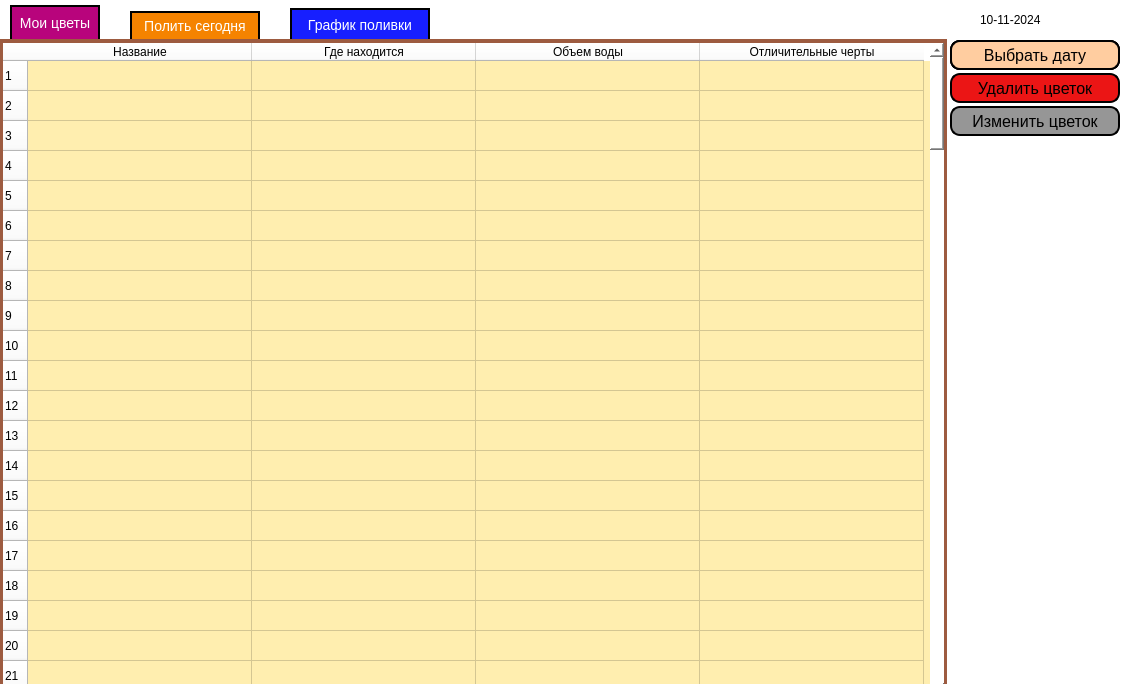
<?xml version="1.0" encoding="UTF-8"?>
<ui version="4.0">
 <class>Form</class>
 <widget class="QWidget" name="Form">
  <property name="geometry">
   <rect>
    <x>0</x>
    <y>0</y>
    <width>1122</width>
    <height>684</height>
   </rect>
  </property>
  <property name="minimumSize">
   <size>
    <width>1122</width>
    <height>684</height>
   </size>
  </property>
  <property name="maximumSize">
   <size>
    <width>1122</width>
    <height>684</height>
   </size>
  </property>
  <property name="cursor">
   <cursorShape>ArrowCursor</cursorShape>
  </property>
  <property name="windowTitle">
   <string>Form</string>
  </property>
  <property name="toolTipDuration">
   <number>-1</number>
  </property>
  <property name="styleSheet">
   <string notr="true">QWidget {
	background-color: rgb(255, 255, 255);
	color: black;
}
</string>
  </property>
  <widget class="QTableWidget" name="table_flower">
   <property name="geometry">
    <rect>
     <x>0</x>
     <y>39</y>
     <width>947</width>
     <height>660</height>
    </rect>
   </property>
   <property name="mouseTracking">
    <bool>false</bool>
   </property>
   <property name="styleSheet">
    <string notr="true">QTableWidget {
	border: 3px solid rgb(157, 91, 64);
    font-size:  12px;
	background-color: rgb(255, 238, 175);
}
</string>
   </property>
   <property name="textElideMode">
    <enum>Qt::ElideRight</enum>
   </property>
   <property name="rowCount">
    <number>200</number>
   </property>
   <attribute name="horizontalHeaderVisible">
    <bool>true</bool>
   </attribute>
   <attribute name="horizontalHeaderCascadingSectionResizes">
    <bool>false</bool>
   </attribute>
   <attribute name="horizontalHeaderDefaultSectionSize">
    <number>186</number>
   </attribute>
   <attribute name="verticalHeaderVisible">
    <bool>true</bool>
   </attribute>
   <row>
    <property name="text">
     <string>1</string>
    </property>
   </row>
   <row>
    <property name="text">
     <string>2</string>
    </property>
   </row>
   <row>
    <property name="text">
     <string>3</string>
    </property>
   </row>
   <row>
    <property name="text">
     <string>4</string>
    </property>
   </row>
   <row/>
   <row/>
   <row/>
   <row/>
   <row/>
   <row/>
   <row/>
   <row/>
   <row/>
   <row/>
   <row/>
   <row/>
   <row/>
   <row/>
   <row/>
   <row/>
   <row/>
   <row/>
   <row/>
   <row/>
   <row/>
   <row/>
   <row/>
   <row/>
   <row/>
   <row/>
   <row/>
   <row/>
   <row/>
   <row/>
   <row/>
   <row/>
   <row/>
   <row/>
   <row/>
   <row/>
   <row/>
   <row/>
   <row/>
   <row/>
   <row/>
   <row/>
   <row/>
   <row/>
   <row/>
   <row/>
   <row/>
   <row/>
   <row/>
   <row/>
   <row/>
   <row/>
   <row/>
   <row/>
   <row/>
   <row/>
   <row/>
   <row/>
   <row/>
   <row/>
   <row/>
   <row/>
   <row/>
   <row/>
   <row/>
   <row/>
   <row/>
   <row/>
   <row/>
   <row/>
   <row/>
   <row/>
   <row/>
   <row/>
   <row/>
   <row/>
   <row/>
   <row/>
   <row/>
   <row/>
   <row/>
   <row/>
   <row/>
   <row/>
   <row/>
   <row/>
   <row/>
   <row/>
   <row/>
   <row/>
   <row/>
   <row/>
   <row/>
   <row/>
   <row/>
   <row/>
   <row/>
   <row/>
   <row/>
   <row/>
   <row/>
   <row/>
   <row/>
   <row/>
   <row/>
   <row/>
   <row/>
   <row/>
   <row/>
   <row/>
   <row/>
   <row/>
   <row/>
   <row/>
   <row/>
   <row/>
   <row/>
   <row/>
   <row/>
   <row/>
   <row/>
   <row/>
   <row/>
   <row/>
   <row/>
   <row/>
   <row/>
   <row/>
   <row/>
   <row/>
   <row/>
   <row/>
   <row/>
   <row/>
   <row/>
   <row/>
   <row/>
   <row/>
   <row/>
   <row/>
   <row/>
   <row/>
   <row/>
   <row/>
   <row/>
   <row/>
   <row/>
   <row/>
   <row/>
   <row/>
   <row/>
   <row/>
   <row/>
   <row/>
   <row/>
   <row/>
   <row/>
   <row/>
   <row/>
   <row/>
   <row/>
   <row/>
   <row/>
   <row/>
   <row/>
   <row/>
   <row/>
   <row/>
   <row/>
   <row/>
   <row/>
   <row/>
   <row/>
   <row/>
   <row/>
   <row/>
   <row/>
   <row/>
   <row/>
   <row/>
   <row/>
   <row/>
   <row/>
   <row/>
   <row/>
   <row/>
   <row/>
   <row/>
   <row/>
   <row/>
   <row/>
   <row/>
   <row/>
   <row/>
   <row/>
   <row/>
   <column>
    <property name="text">
     <string>Название</string>
    </property>
   </column>
   <column>
    <property name="text">
     <string>График поливки</string>
    </property>
   </column>
   <column>
    <property name="text">
     <string>Где находится</string>
    </property>
   </column>
   <column>
    <property name="text">
     <string>Объем воды</string>
    </property>
   </column>
   <column>
    <property name="text">
     <string>Отличительные черты</string>
    </property>
   </column>
  </widget>
  <widget class="QPushButton" name="addfl">
   <property name="geometry">
    <rect>
     <x>950</x>
     <y>40</y>
     <width>170</width>
     <height>30</height>
    </rect>
   </property>
   <property name="cursor">
    <cursorShape>PointingHandCursor</cursorShape>
   </property>
   <property name="toolTip">
    <string>&lt;html&gt;&lt;head/&gt;&lt;body&gt;&lt;pre style=&quot;-qt-paragraph-type:empty; margin-top:0px; margin-bottom:12px; margin-left:0px; margin-right:0px; -qt-block-indent:0; text-indent:0px; font-family:'Courier New';&quot;&gt;&lt;br/&gt;&lt;/pre&gt;&lt;/body&gt;&lt;/html&gt;</string>
   </property>
   <property name="styleSheet">
    <string notr="true">QPushButton {
    border-radius:  10px;
	border: 2px solid black;
    background-color:  rgb(101, 219, 105);
    font-size:  16px;
}

QPushButton:pressed {
    background-color:  rgb(20, 122, 23);
}
</string>
   </property>
   <property name="text">
    <string>Добавить цеток</string>
   </property>
  </widget>
  <widget class="QPushButton" name="pipfl">
   <property name="geometry">
    <rect>
     <x>950</x>
     <y>73</y>
     <width>170</width>
     <height>30</height>
    </rect>
   </property>
   <property name="cursor">
    <cursorShape>PointingHandCursor</cursorShape>
   </property>
   <property name="toolTip">
    <string>&lt;html&gt;&lt;head/&gt;&lt;body&gt;&lt;pre style=&quot;-qt-paragraph-type:empty; margin-top:0px; margin-bottom:12px; margin-left:0px; margin-right:0px; -qt-block-indent:0; text-indent:0px; font-family:'Courier New';&quot;&gt;&lt;br/&gt;&lt;/pre&gt;&lt;/body&gt;&lt;/html&gt;</string>
   </property>
   <property name="styleSheet">
    <string notr="true">QPushButton {
    border-radius:  10px;
	border: 2px solid black;
    background-color:  rgb(235, 21, 21);
    font-size:  16px;
}

QPushButton:pressed {
    background-color:  rgb(153, 15, 15);
}</string>
   </property>
   <property name="text">
    <string>Удалить цветок</string>
   </property>
  </widget>
  <widget class="QPushButton" name="septfl">
   <property name="geometry">
    <rect>
     <x>950</x>
     <y>106</y>
     <width>170</width>
     <height>30</height>
    </rect>
   </property>
   <property name="cursor">
    <cursorShape>PointingHandCursor</cursorShape>
   </property>
   <property name="toolTip">
    <string>&lt;html&gt;&lt;head/&gt;&lt;body&gt;&lt;pre style=&quot;-qt-paragraph-type:empty; margin-top:0px; margin-bottom:12px; margin-left:0px; margin-right:0px; -qt-block-indent:0; text-indent:0px; font-family:'Courier New';&quot;&gt;&lt;br/&gt;&lt;/pre&gt;&lt;/body&gt;&lt;/html&gt;</string>
   </property>
   <property name="styleSheet">
    <string notr="true">QPushButton {
    border-radius:  10px;
	border: 2px solid black;
    background-color:  rgb(150, 150, 150);
    font-size:  16px;
}

QPushButton:pressed {
    background-color:  rgb(66, 66, 66);
}</string>
   </property>
   <property name="text">
    <string>Изменить цветок</string>
   </property>
  </widget>
  <widget class="QPushButton" name="moifl">
   <property name="geometry">
    <rect>
     <x>10</x>
     <y>5</y>
     <width>90</width>
     <height>36</height>
    </rect>
   </property>
   <property name="focusPolicy">
    <enum>Qt::NoFocus</enum>
   </property>
   <property name="styleSheet">
    <string notr="true">QPushButton {
    border-radius:  0px;
	color: white;
	border: 2px solid black;
    background-color:  rgb(184, 4, 124);
    font-size:  14px;
}</string>
   </property>
   <property name="text">
    <string>Мои цветы</string>
   </property>
  </widget>
  <widget class="QPushButton" name="segodnia">
   <property name="geometry">
    <rect>
     <x>130</x>
     <y>11</y>
     <width>130</width>
     <height>30</height>
    </rect>
   </property>
   <property name="focusPolicy">
    <enum>Qt::NoFocus</enum>
   </property>
   <property name="styleSheet">
    <string notr="true">QPushButton {
    border-radius:  0px;
	color: white;
	border: 2px solid black;
    background-color:  rgb(245, 131, 0);
    font-size:  14px;
	set current index: -1000;
}</string>
   </property>
   <property name="text">
    <string>Полить сегодня</string>
   </property>
  </widget>
  <widget class="QPushButton" name="grpolivki">
   <property name="geometry">
    <rect>
     <x>290</x>
     <y>8</y>
     <width>140</width>
     <height>33</height>
    </rect>
   </property>
   <property name="focusPolicy">
    <enum>Qt::NoFocus</enum>
   </property>
   <property name="styleSheet">
    <string notr="true">QPushButton {
    border-radius:  0px;
	color: white;
	border: 2px solid black;
    background-color:  rgb(23, 31, 255);
    font-size:  14px;
}
QPushButton:hover {
	top: 0px;
	height: 41px;
	transition: 0.5s;
}</string>
   </property>
   <property name="text">
    <string>График поливки</string>
   </property>
  </widget>
  <widget class="QTableWidget" name="table_flower2">
   <property name="geometry">
    <rect>
     <x>0</x>
     <y>39</y>
     <width>947</width>
     <height>660</height>
    </rect>
   </property>
   <property name="mouseTracking">
    <bool>false</bool>
   </property>
   <property name="styleSheet">
    <string notr="true">QTableWidget {
	border: 3px solid rgb(157, 91, 64);
    font-size:  12px;
	background-color: rgb(255, 238, 175);
}
</string>
   </property>
   <property name="textElideMode">
    <enum>Qt::ElideRight</enum>
   </property>
   <property name="rowCount">
    <number>140</number>
   </property>
   <attribute name="horizontalHeaderVisible">
    <bool>true</bool>
   </attribute>
   <attribute name="horizontalHeaderCascadingSectionResizes">
    <bool>false</bool>
   </attribute>
   <attribute name="horizontalHeaderDefaultSectionSize">
    <number>224</number>
   </attribute>
   <attribute name="verticalHeaderVisible">
    <bool>true</bool>
   </attribute>
   <row>
    <property name="text">
     <string>1</string>
    </property>
   </row>
   <row>
    <property name="text">
     <string>2</string>
    </property>
   </row>
   <row>
    <property name="text">
     <string>3</string>
    </property>
   </row>
   <row>
    <property name="text">
     <string>4</string>
    </property>
   </row>
   <row/>
   <row/>
   <row/>
   <row/>
   <row/>
   <row/>
   <row/>
   <row/>
   <row/>
   <row/>
   <row/>
   <row/>
   <row/>
   <row/>
   <row/>
   <row/>
   <row/>
   <row/>
   <row/>
   <row/>
   <row/>
   <row/>
   <row/>
   <row/>
   <row/>
   <row/>
   <row/>
   <row/>
   <row/>
   <row/>
   <row/>
   <row/>
   <row/>
   <row/>
   <row/>
   <row/>
   <row/>
   <row/>
   <row/>
   <row/>
   <row/>
   <row/>
   <row/>
   <row/>
   <row/>
   <row/>
   <row/>
   <row/>
   <row/>
   <row/>
   <row/>
   <row/>
   <row/>
   <row/>
   <row/>
   <row/>
   <row/>
   <row/>
   <row/>
   <row/>
   <row/>
   <row/>
   <row/>
   <row/>
   <row/>
   <row/>
   <row/>
   <row/>
   <row/>
   <row/>
   <row/>
   <row/>
   <row/>
   <row/>
   <row/>
   <row/>
   <row/>
   <row/>
   <row/>
   <row/>
   <row/>
   <row/>
   <row/>
   <row/>
   <row/>
   <row/>
   <row/>
   <row/>
   <row/>
   <row/>
   <row/>
   <row/>
   <row/>
   <row/>
   <row/>
   <row/>
   <row/>
   <row/>
   <row/>
   <row/>
   <row/>
   <row/>
   <row/>
   <row/>
   <row/>
   <row/>
   <row/>
   <row/>
   <row/>
   <row/>
   <row/>
   <row/>
   <row/>
   <row/>
   <row/>
   <row/>
   <row/>
   <row/>
   <row/>
   <row/>
   <row/>
   <row/>
   <row/>
   <row/>
   <row/>
   <row/>
   <row/>
   <row/>
   <row/>
   <row/>
   <row/>
   <row/>
   <row/>
   <row/>
   <row/>
   <row/>
   <column>
    <property name="text">
     <string>Название</string>
    </property>
   </column>
   <column>
    <property name="text">
     <string>Где находится</string>
    </property>
   </column>
   <column>
    <property name="text">
     <string>Объем воды</string>
    </property>
   </column>
   <column>
    <property name="text">
     <string>Отличительные черты</string>
    </property>
   </column>
  </widget>
  <widget class="QPushButton" name="save">
   <property name="geometry">
    <rect>
     <x>950</x>
     <y>40</y>
     <width>170</width>
     <height>30</height>
    </rect>
   </property>
   <property name="cursor">
    <cursorShape>PointingHandCursor</cursorShape>
   </property>
   <property name="toolTip">
    <string>&lt;html&gt;&lt;head/&gt;&lt;body&gt;&lt;pre style=&quot;-qt-paragraph-type:empty; margin-top:0px; margin-bottom:12px; margin-left:0px; margin-right:0px; -qt-block-indent:0; text-indent:0px; font-family:'Courier New';&quot;&gt;&lt;br/&gt;&lt;/pre&gt;&lt;/body&gt;&lt;/html&gt;</string>
   </property>
   <property name="styleSheet">
    <string notr="true">QPushButton {
    border-radius:  10px;
	border: 2px solid black;
    background-color: rgb(213, 239, 255);
    font-size:  16px;
}

QPushButton:pressed {
    background-color:  rgb(179, 233, 255);
}
</string>
   </property>
   <property name="text">
    <string>Сохранить</string>
   </property>
  </widget>
  <widget class="QLabel" name="date3">
   <property name="geometry">
    <rect>
     <x>980</x>
     <y>10</y>
     <width>150</width>
     <height>20</height>
    </rect>
   </property>
   <property name="styleSheet">
    <string notr="true">QLabel {
		font: 12pt &quot;MS Shell Dlg 2&quot;;
}</string>
   </property>
   <property name="text">
    <string>10-11-2024</string>
   </property>
  </widget>
  <widget class="QPushButton" name="setdate">
   <property name="geometry">
    <rect>
     <x>950</x>
     <y>40</y>
     <width>170</width>
     <height>30</height>
    </rect>
   </property>
   <property name="cursor">
    <cursorShape>PointingHandCursor</cursorShape>
   </property>
   <property name="toolTip">
    <string>&lt;html&gt;&lt;head/&gt;&lt;body&gt;&lt;pre style=&quot;-qt-paragraph-type:empty; margin-top:0px; margin-bottom:12px; margin-left:0px; margin-right:0px; -qt-block-indent:0; text-indent:0px; font-family:'Courier New';&quot;&gt;&lt;br/&gt;&lt;/pre&gt;&lt;/body&gt;&lt;/html&gt;</string>
   </property>
   <property name="styleSheet">
    <string notr="true">QPushButton {
    border-radius:  10px;
	border: 2px solid black;
    background-color: rgb(255, 205, 160);
    font-size:  16px;
}

QPushButton:pressed {
    background-color:  rgb(255, 129, 56);
}
</string>
   </property>
   <property name="text">
    <string>Выбрать дату</string>
   </property>
  </widget>
  <widget class="QTableWidget" name="table_flower3">
   <property name="geometry">
    <rect>
     <x>0</x>
     <y>40</y>
     <width>947</width>
     <height>660</height>
    </rect>
   </property>
   <property name="mouseTracking">
    <bool>false</bool>
   </property>
   <property name="focusPolicy">
    <enum>Qt::WheelFocus</enum>
   </property>
   <property name="styleSheet">
    <string notr="true">QTableWidget {
	border: 3px solid rgb(157, 91, 64);
    font-size:  12px;
	background-color: rgb(255, 238, 175);
}
</string>
   </property>
   <property name="selectionBehavior">
    <enum>QAbstractItemView::SelectItems</enum>
   </property>
   <property name="textElideMode">
    <enum>Qt::ElideRight</enum>
   </property>
   <property name="showGrid">
    <bool>true</bool>
   </property>
   <property name="wordWrap">
    <bool>true</bool>
   </property>
   <property name="cornerButtonEnabled">
    <bool>true</bool>
   </property>
   <property name="rowCount">
    <number>140</number>
   </property>
   <attribute name="horizontalHeaderVisible">
    <bool>true</bool>
   </attribute>
   <attribute name="horizontalHeaderCascadingSectionResizes">
    <bool>false</bool>
   </attribute>
   <attribute name="horizontalHeaderDefaultSectionSize">
    <number>224</number>
   </attribute>
   <attribute name="verticalHeaderVisible">
    <bool>true</bool>
   </attribute>
   <row>
    <property name="text">
     <string>1</string>
    </property>
   </row>
   <row>
    <property name="text">
     <string>2</string>
    </property>
   </row>
   <row>
    <property name="text">
     <string>3</string>
    </property>
   </row>
   <row>
    <property name="text">
     <string>4</string>
    </property>
   </row>
   <row/>
   <row/>
   <row/>
   <row/>
   <row/>
   <row/>
   <row/>
   <row/>
   <row/>
   <row/>
   <row/>
   <row/>
   <row/>
   <row/>
   <row/>
   <row/>
   <row/>
   <row/>
   <row/>
   <row/>
   <row/>
   <row/>
   <row/>
   <row/>
   <row/>
   <row/>
   <row/>
   <row/>
   <row/>
   <row/>
   <row/>
   <row/>
   <row/>
   <row/>
   <row/>
   <row/>
   <row/>
   <row/>
   <row/>
   <row/>
   <row/>
   <row/>
   <row/>
   <row/>
   <row/>
   <row/>
   <row/>
   <row/>
   <row/>
   <row/>
   <row/>
   <row/>
   <row/>
   <row/>
   <row/>
   <row/>
   <row/>
   <row/>
   <row/>
   <row/>
   <row/>
   <row/>
   <row/>
   <row/>
   <row/>
   <row/>
   <row/>
   <row/>
   <row/>
   <row/>
   <row/>
   <row/>
   <row/>
   <row/>
   <row/>
   <row/>
   <row/>
   <row/>
   <row/>
   <row/>
   <row/>
   <row/>
   <row/>
   <row/>
   <row/>
   <row/>
   <row/>
   <row/>
   <row/>
   <row/>
   <row/>
   <row/>
   <row/>
   <row/>
   <row/>
   <row/>
   <row/>
   <row/>
   <row/>
   <row/>
   <row/>
   <row/>
   <row/>
   <row/>
   <row/>
   <row/>
   <row/>
   <row/>
   <row/>
   <row/>
   <row/>
   <row/>
   <row/>
   <row/>
   <row/>
   <row/>
   <row/>
   <row/>
   <row/>
   <row/>
   <row/>
   <row/>
   <row/>
   <row/>
   <row/>
   <row/>
   <row/>
   <row/>
   <row/>
   <row/>
   <row/>
   <row/>
   <row/>
   <row/>
   <row/>
   <row/>
   <column>
    <property name="text">
     <string>Название</string>
    </property>
   </column>
   <column>
    <property name="text">
     <string>Где находится</string>
    </property>
   </column>
   <column>
    <property name="text">
     <string>Объем воды</string>
    </property>
   </column>
   <column>
    <property name="text">
     <string>Отличительные черты</string>
    </property>
   </column>
  </widget>
 </widget>
 <resources/>
 <connections/>
</ui>
